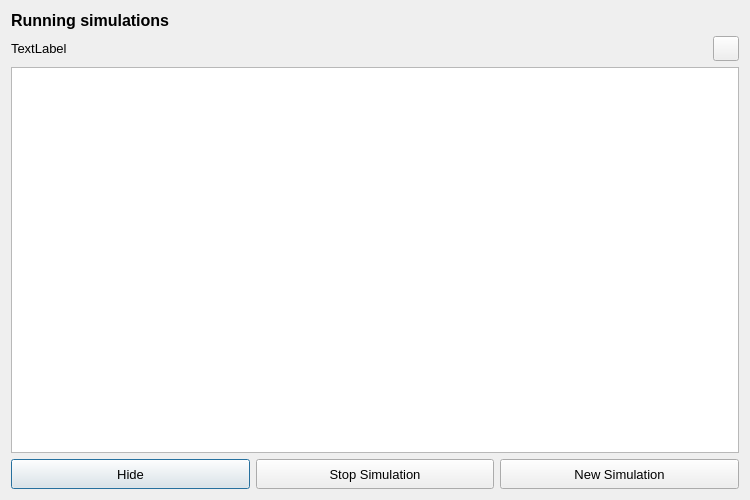
<?xml version="1.0" encoding="UTF-8"?>
<ui version="4.0">
 <class>Dialog</class>
 <widget class="QDialog" name="Dialog">
  <property name="windowModality">
   <enum>Qt::ApplicationModal</enum>
  </property>
  <property name="geometry">
   <rect>
    <x>0</x>
    <y>0</y>
    <width>750</width>
    <height>500</height>
   </rect>
  </property>
  <property name="minimumSize">
   <size>
    <width>750</width>
    <height>500</height>
   </size>
  </property>
  <property name="font">
   <font>
    <family>Segoe UI</family>
    <pointsize>10</pointsize>
   </font>
  </property>
  <property name="windowTitle">
   <string>Simulation overview</string>
  </property>
  <layout class="QGridLayout" name="gridLayout">
   <item row="2" column="1" colspan="3">
    <widget class="QTreeView" name="tv_sim_tree">
     <property name="editTriggers">
      <set>QAbstractItemView::NoEditTriggers</set>
     </property>
    </widget>
   </item>
   <item row="1" column="1">
    <widget class="QLabel" name="label_user">
     <property name="text">
      <string>TextLabel</string>
     </property>
    </widget>
   </item>
   <item row="0" column="1">
    <widget class="QLabel" name="label">
     <property name="font">
      <font>
       <family>Segoe UI</family>
       <pointsize>12</pointsize>
       <weight>75</weight>
       <bold>true</bold>
      </font>
     </property>
     <property name="text">
      <string>Running simulations</string>
     </property>
    </widget>
   </item>
   <item row="3" column="1" colspan="3">
    <layout class="QHBoxLayout" name="horizontalLayout">
     <property name="bottomMargin">
      <number>0</number>
     </property>
     <item>
      <widget class="QPushButton" name="pb_hide">
       <property name="minimumSize">
        <size>
         <width>0</width>
         <height>30</height>
        </size>
       </property>
       <property name="font">
        <font>
         <family>Segoe UI</family>
         <pointsize>10</pointsize>
        </font>
       </property>
       <property name="text">
        <string>Hide</string>
       </property>
      </widget>
     </item>
     <item>
      <widget class="QPushButton" name="pb_stop_sim">
       <property name="minimumSize">
        <size>
         <width>0</width>
         <height>30</height>
        </size>
       </property>
       <property name="text">
        <string>Stop Simulation</string>
       </property>
      </widget>
     </item>
     <item>
      <widget class="QPushButton" name="pb_new_sim">
       <property name="sizePolicy">
        <sizepolicy hsizetype="Preferred" vsizetype="Fixed">
         <horstretch>0</horstretch>
         <verstretch>0</verstretch>
        </sizepolicy>
       </property>
       <property name="minimumSize">
        <size>
         <width>0</width>
         <height>30</height>
        </size>
       </property>
       <property name="text">
        <string>New Simulation</string>
       </property>
      </widget>
     </item>
    </layout>
   </item>
   <item row="1" column="3">
    <widget class="QToolButton" name="refresh_btn">
     <property name="toolTip">
      <string>Refresh</string>
     </property>
     <property name="icon">
      <iconset>
       <normaloff>../icons/refresh.svg</normaloff>../icons/refresh.svg</iconset>
     </property>
     <property name="iconSize">
      <size>
       <width>18</width>
       <height>18</height>
      </size>
     </property>
    </widget>
   </item>
  </layout>
 </widget>
 <tabstops>
  <tabstop>tv_sim_tree</tabstop>
  <tabstop>refresh_btn</tabstop>
  <tabstop>pb_new_sim</tabstop>
  <tabstop>pb_stop_sim</tabstop>
  <tabstop>pb_hide</tabstop>
 </tabstops>
 <resources/>
 <connections/>
</ui>
